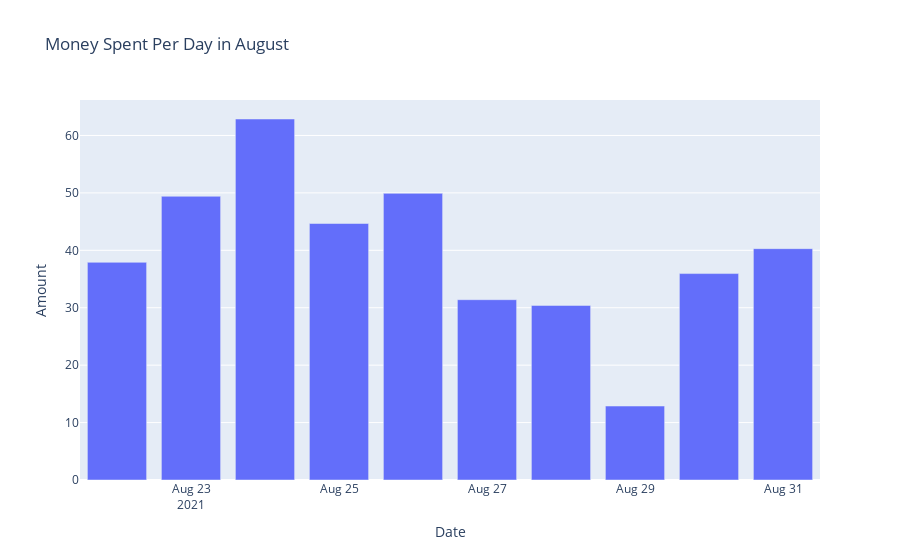

Write notebook code for a chart like this one.
### Code cell
spendingInMonthPerDay(monthsDict[8])

### Figure 1 — Plotly figure (JSON) as saved in the notebook; plotly's stock layout.template omitted (floating-point values rounded to 4 significant figures)
{"data": [{"alignmentgroup": "True", "hovertemplate": "Date=%{x}<br>Amount=%{y}<extra></extra>", "legendgroup": "", "marker": {"color": "#636efa", "pattern": {"shape": ""}}, "name": "", "offsetgroup": "", "orientation": "v", "showlegend": false, "textposition": "auto", "type": "bar", "x": ["2021-08-22", "2021-08-23", "2021-08-24", "2021-08-25", "2021-08-26", "2021-08-27", "2021-08-28", "2021-08-29", "2021-08-30", "2021-08-31"], "xaxis": "x", "y": [37.91, 49.41, 62.87, 44.67, 49.92, 31.4, 30.4, 12.88, 35.95, 40.29], "yaxis": "y"}], "layout": {"barmode": "relative", "legend": {"tracegroupgap": 0}, "title": {"text": "Money Spent Per Day in August"}, "xaxis": {"anchor": "y", "domain": [0, 1], "title": {"text": "Date"}}, "yaxis": {"anchor": "x", "domain": [0, 1], "title": {"text": "Amount"}}}}
